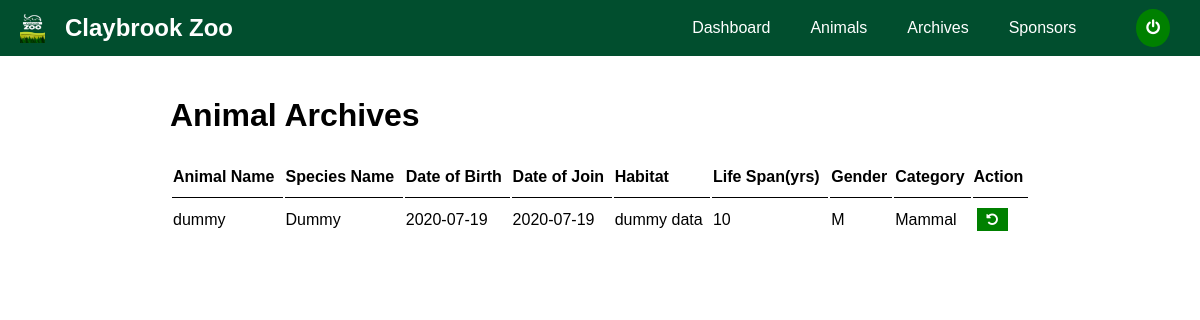
Screenshot of /admin/public_html/index.php?page=animal_archive.php (signed in) with the database file from the repository.
### tables this page shows
CREATE TABLE `animals` (
  `animalId` int(11) NOT NULL,
  `speciesName` varchar(255) NOT NULL,
  `animalName` varchar(255) NOT NULL,
  `habitat` varchar(255) NOT NULL,
  `diet` text NOT NULL,
  `dob` date NOT NULL,
  `doj` date NOT NULL,
  `gender` enum('M','F') NOT NULL,
  `als` int(11) NOT NULL,
  `height` int(11) NOT NULL,
  `weight` decimal(11,2) NOT NULL,
  `image` varchar(255) NOT NULL,
  `archived` enum('0','1') NOT NULL DEFAULT '1',
  `categoryId` int(11) NOT NULL,
  `sponsorId` varchar(255) NOT NULL,
  `band` enum('A','B','C','D','E') NOT NULL,
  `price` decimal(11,2) NOT NULL,
  `agreementFrom` date NOT NULL,
  `agreementTo` date NOT NULL,
  `signage` varchar(255) NOT NULL
);

CREATE TABLE `categories` (
  `categoryId` int(11) NOT NULL,
  `name` varchar(255) NOT NULL
);

### functions/loadTemp.php (called while the page is built, shortened)
<?php
function loadTemp($filename,$vars)
{
	extract($vars);
	require $filename;
	$data = ob_get_clean();
	return $data;
}
?>

### admin/pages/animal_archive.php (called while the page is built, shortened)
<?php
	$isunArchiveSuccessful = false;
	$animalDetails = new AnimalFunctions('animals');
	$archivedAnimalDetails = $animalDetails->findAllAnimals('0');
	$content = loadTemp('../template/animal_archive_template.php',['archivedAnimalDetails'=>$archivedAnimalDetails, 'isunArchiveSuccessful'=>$isunArchiveSuccessful]);
?>

### admin/classes/animalFunctions.php (called while the page is built, shortened)
<?php
class AnimalFunctions{
    function findAllAnimals($archive) {
    	global $pdo;
        if ($archive == '0' || $archive == '1') {
            $query = 'SELECT * FROM animals a JOIN categories c ON c.categoryId = a.categoryId WHERE a.archived = :archive';
            $stmt = $pdo->prepare($query);
            $criteria = [ 'archive' => $archive ];
            $stmt->execute($criteria);
        } else {
            $query = 'SELECT * FROM animals a JOIN categories c ON c.categoryId = a.categoryId';
            $stmt = $pdo->prepare($query);
            $stmt->execute();
        }
        return $stmt;
    }
}
?>

### admin/template/animal_archive_template.php (the view, shortened to what this page needs)
<div>
  <div class="head-msg">
    <h1 class="head-title">Animal Archives</h1>
  </div>
        <table class="zoo-table">
          <thead>
            <tr>
              <th>Animal Name</th>
              <th>Species Name</th>
              <th>Date of Birth</th>
              <th>Date of Join</th>
              <th>Habitat</th>
              <th>Life Span(yrs)</th>
              <th>Gender</th>
              <th>Category</th>
              <th>Action</th>
            </tr>
          </thead>
          <tbody>
              <?php
                foreach ($archivedAnimalDetails as $value) { ?>
                  <tr>
                    <td><?php echo $value['animalName'] ?></td>
                    <td><?php echo $value['speciesName'] ?></td>
                    <td><?php echo $value['dob'] ?></td>
                    <td><?php echo $value['doj'] ?></td>
                    <td><?php echo $value['habitat'] ?></td>
                    <td><?php echo $value['als'] ?></td>
                    <td><?php echo $value['gender'] ?></td>
                    <td><?php echo $value['name'] ?></td>
                    <td>
                      <button class="tbbtn-edit" title="Restore"><a href="index.php?page=animal_archive.php&archiveId=<?php echo $value['animalId']; ?>"><i class="fa fa-undo" aria-hidden="true"></i></a></button>
                    </td>
                <?php } ?>
          </tbody>
        </table>
</div>

### assets/css/admin.css (style rules this page uses)
* { box-sizing: border-box; }
body { margin: 0; padding: 0; font-family: 'Thasadith', sans-serif; }
.zoo-table { width: 100%; }
.zoo-table tr { height: 20px; }
.zoo-table tr th { text-align: left; border-bottom: 1px solid #000; padding: 5px auto; height: 40px; }
.zoo-table td { height: 40px; }
.tbbtn-edit, .tbbtn-delete { border: none; padding: 0; margin-left: 3px; }
.tbbtn-edit a, .tbbtn-delete a { text-decoration: none; padding: 4px 10px; border-radius: 5px; color: #fff; display: block; }
.tbbtn-edit { background-color: green; }
.head-msg { display: flex; align-items: center; justify-content: space-between; }

### rows the page displays
animals: animalName "dummy", speciesName "Dummy", dob "2020-07-19", doj "2020-07-19", habitat "dummy data", als "10", gender "M", categoryId.name "Mammal"
